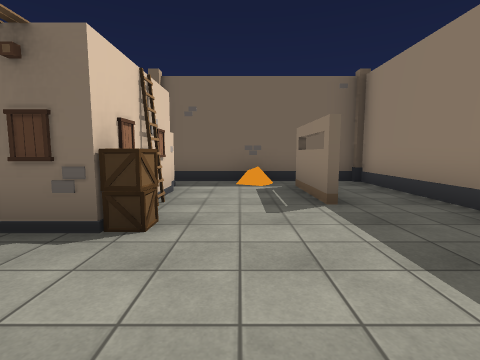
view 1 (above)

18 first-person views from a walk through a 3-D level made in the Unity game engine. The camera is 1.4 m above the floor, tilts 6° down and sees 85° across. The floor is counted in squares, 2 m on a side. Each view is taken from the middle of a square. On the plan, view 1 faces up. The plan holds only what a view shows up to about 9 squares ahead; the rest is blank. The place goes on beyond the plan. The player character is not drawn. Some animated figures are not drawn. Some surface patterns are stand-ins.

view 2
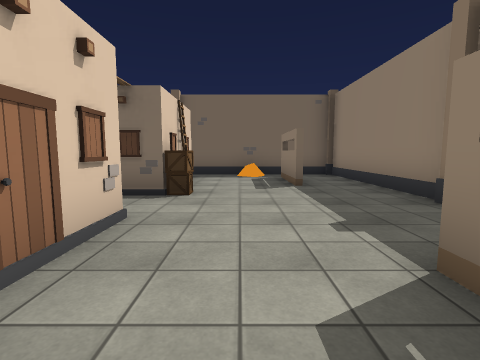

view 3
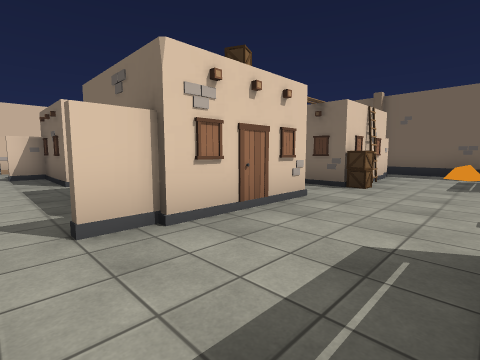

view 4
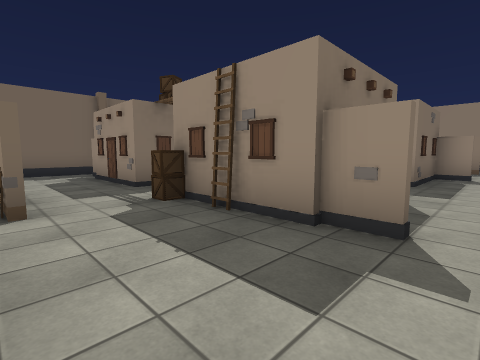

view 5
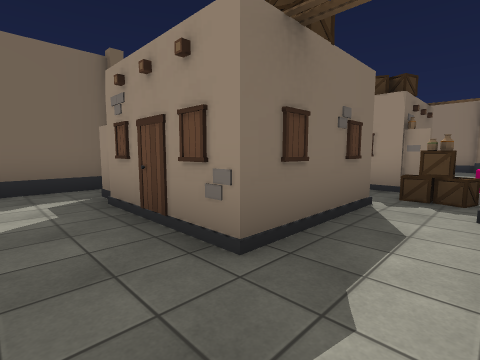

view 6
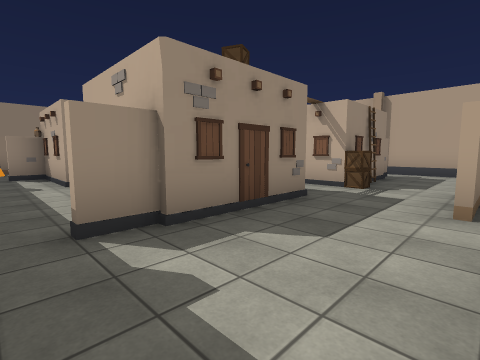

view 7
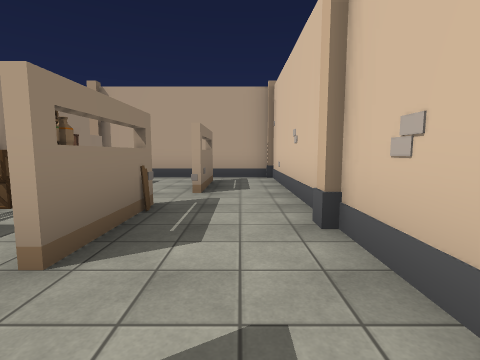

view 8
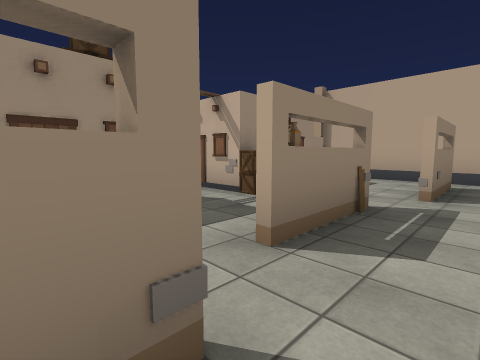

view 9
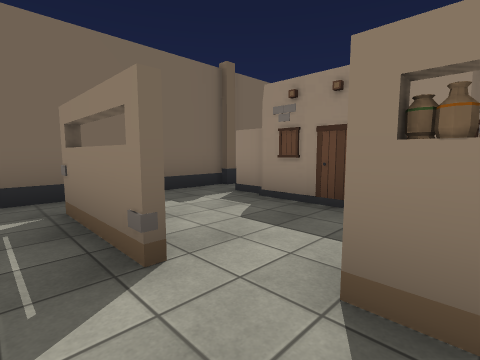

view 10
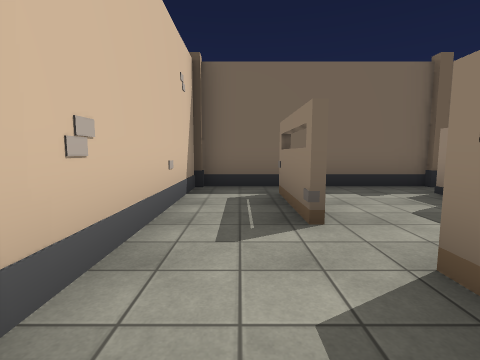

view 11
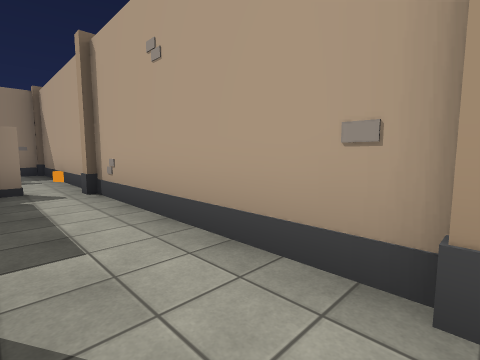

view 12
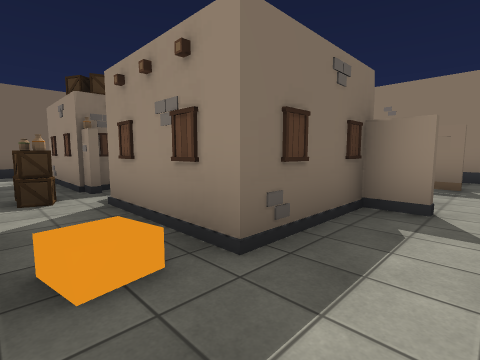

view 13
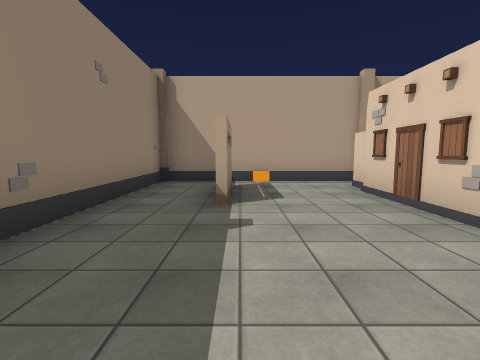

view 14
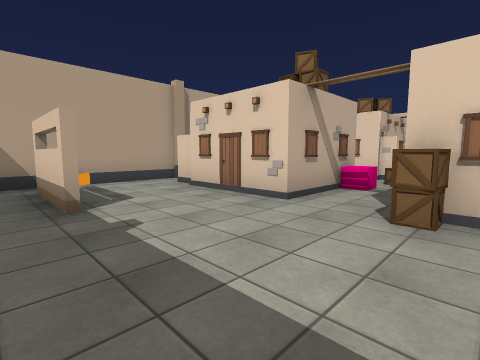

view 15
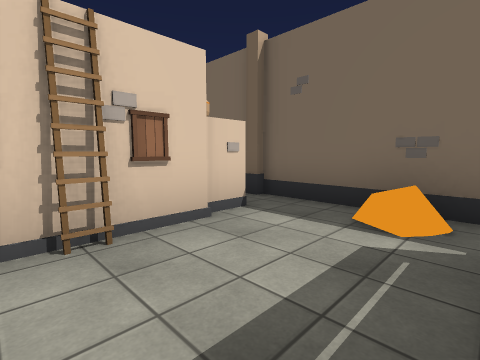

view 16
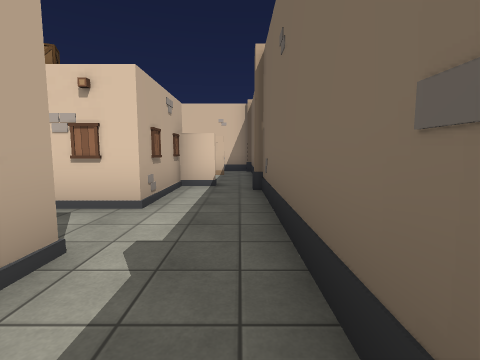

view 17
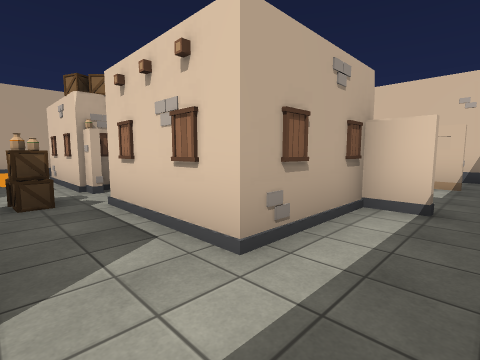

view 18
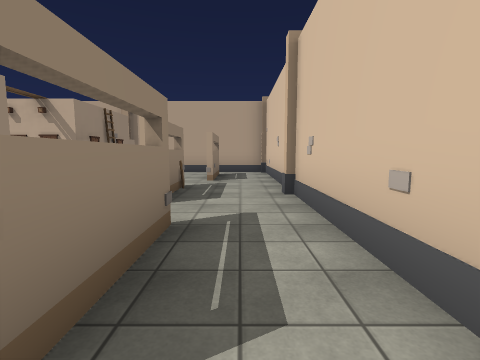

### Floor plan
Key: @ floor where view 1 was taken; # wall or solid block; . floor; / step, stairs or slope; C orange cube; B box; U building; P plank; O other object.
Columns run from 12 left of view 1 to 3 right of it. Each row starts with its distance up from view 1.
  7 ################
  6 #.....O.....C..#
  5 O.O.#.U///#..#.#
  4 O.O.#  //  ..#.#
  3 O.../  /#  #...#
  2 O.O.///BB.BU...#
  1 #.P.B/#OB#.B...#
  0 #.O.#  //  .@..#
 -1 #.O.#  U/  ..#.#
 -2 #.#.O////U#..#.#
 -3 #........O.....#
 -4 ################

Where each view was taken, in squares from view 1:
view 1: 0 up, 0 right, facing up
view 2: 2 down, 0 right, facing up
view 3: 3 down, 1 right, facing up-left
view 4: 3 down, 10 left, facing up-right
view 5: 1 up, 9 left, facing up-right
view 6: 6 up, 10 left, facing down-right
view 7: 4 up, 11 left, facing down
view 8: 4 up, 11 left, facing down-right
view 9: 2 up, 11 left, facing up-right
view 10: 1 up, 11 left, facing up
view 11: 2 down, 7 left, facing down-right
view 12: 3 down, 5 left, facing up-right
view 13: 3 up, 1 right, facing down
view 14: 3 up, 2 right, facing down-left
view 15: 3 up, 1 right, facing up-left
view 16: 6 up, 2 left, facing left
view 17: 6 up, 4 left, facing down-left
view 18: 6 up, 11 left, facing down
